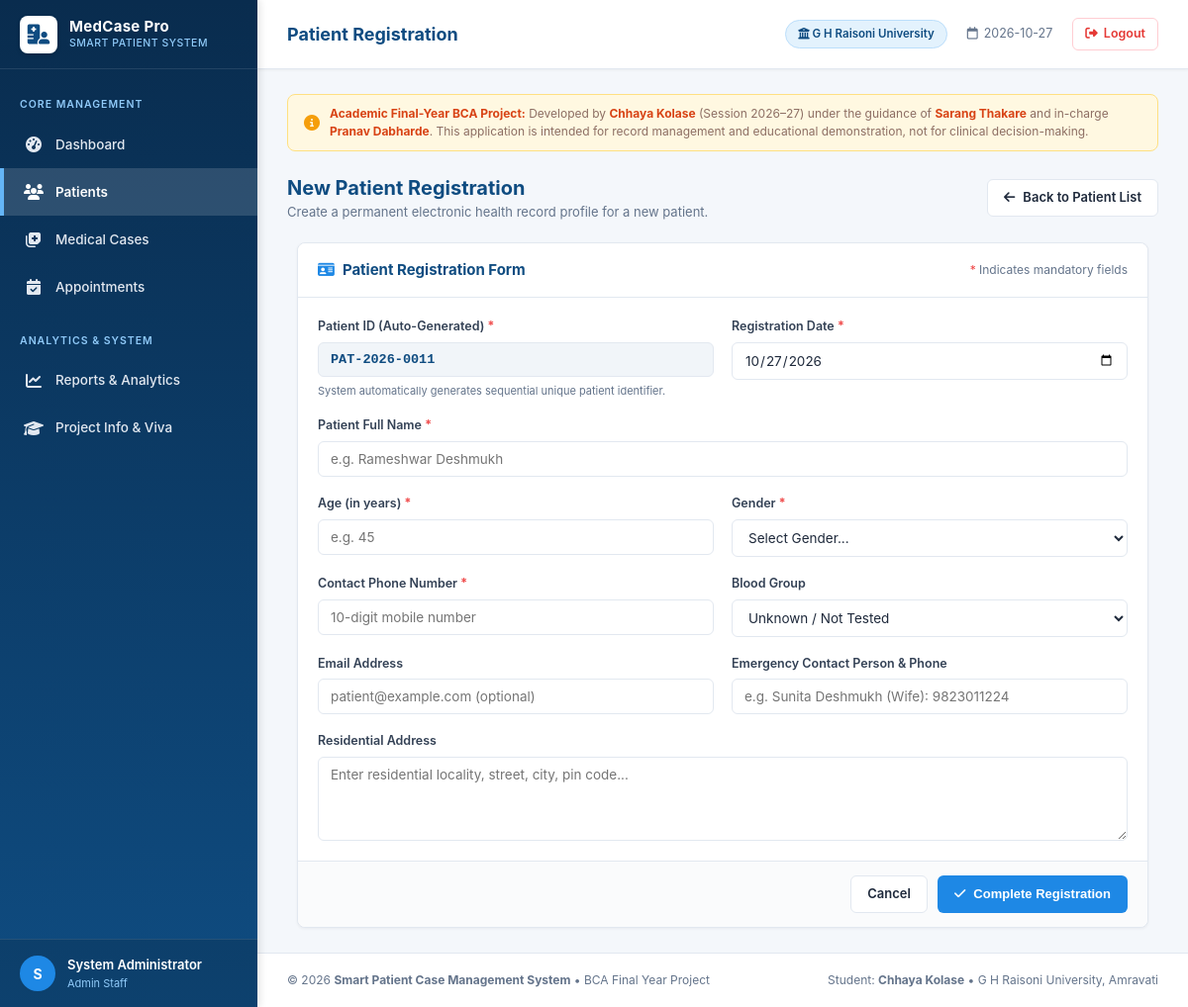
/patients/add (signed in), run on the app's committed database.
### tables this page shows
CREATE TABLE users (
    id INTEGER PRIMARY KEY AUTOINCREMENT,
    username TEXT UNIQUE NOT NULL,
    password_hash TEXT NOT NULL,
    full_name TEXT NOT NULL,
    role TEXT NOT NULL DEFAULT 'Staff',
    email TEXT,
    created_at TIMESTAMP DEFAULT CURRENT_TIMESTAMP
);

### app.py (the view, shortened to what this page needs)
@app.route("/patients/add", methods=["GET", "POST"])
@login_required
def add_patient_view():
    auto_id = generate_patient_id()
    return render_template("add_patient.html", auto_id=auto_id, form_data={}, today_str=datetime.now().strftime("%Y-%m-%d"))

### app.py (called while the page is built)
def login_required(f):
    @wraps(f)
    def decorated_function(*args, **kwargs):
        if "user_id" not in session:
            flash("Please sign in to access the Smart Patient Case Management System.", "warning")
            return redirect(url_for("login", next=request.url))
        return f(*args, **kwargs)
    return decorated_function

@app.context_processor
def inject_global_data():
    current_user = None
    if "user_id" in session:
        current_user = get_user_by_id(session["user_id"])
    return {
        "current_user": current_user,
        "current_year": datetime.now().year,
        "today_str": datetime.now().strftime("%Y-%m-%d"),
        "project_info": {
            "title": "Smart Patient Case Management System",
            "student_name": "Chhaya Kolase",
            "course": "BCA (Bachelor of Computer Applications)",
            "university": "G H Raisoni University, Amravati",
            "semester": "Semester V",
            "session": "2026–27",
            "guide": "Sarang Thakare",
            "incharge": "Pranav Dabharde",
        }
    }

### database.py (called while the page is built)
def get_db_connection():
    conn = sqlite3.connect(DB_PATH)
    conn.row_factory = sqlite3.Row
    conn.execute("PRAGMA foreign_keys = ON")
    return conn

def get_user_by_id(user_id):
    conn = get_db_connection()
    user = conn.execute(
        "SELECT * FROM users WHERE id = ?", (user_id,)
    ).fetchone()
    conn.close()
    return user

def generate_patient_id():
    current_year = datetime.now().year
    prefix = f"PAT-{current_year}-"
    conn = get_db_connection()
    cursor = conn.cursor()
    cursor.execute(
        "SELECT patient_id FROM patients WHERE patient_id LIKE ? ORDER BY id DESC LIMIT 1",
        (f"{prefix}%",),
    )
    last_record = cursor.fetchone()
    conn.close()
    if last_record and last_record["patient_id"]:
        try:
            last_seq = int(last_record["patient_id"].split("-")[-1])
            new_seq = last_seq + 1
        except (ValueError, IndexError):
            new_seq = 1
    else:
        new_seq = 1
    return f"{prefix}{new_seq:04d}"

### templates/add_patient.html (shortened to what this page needs)
{% extends "base.html" %}
{% block page_title %}Patient Registration{% endblock %}
{% block content %}
<div class="toolbar">
  <div>
    <h2 style="font-size: 20px; font-weight: 700; color: #0f4c81;">New Patient Registration</h2>
    <p style="color: #64748b; font-size: 13px;">Create a permanent electronic health record profile for a new patient.</p>
  </div>
  <div>
    <a href="{{ url_for('patients') }}" class="btn btn-secondary">
      <i class="fa-solid fa-arrow-left"></i> Back to Patient List
    </a>
  </div>
</div>
<div class="card" style="max-width: 860px; margin: 0 auto;">
  <div class="card-header">
    <div class="card-title">
      <i class="fa-solid fa-id-card" style="color: #1e88e5;"></i>
      <span>Patient Registration Form</span>
    </div>
    <span style="font-size: 12px; color: #64748b;"><span class="required" style="color: #ef4444;">*</span> Indicates mandatory fields</span>
  </div>
  <form method="POST" action="{{ url_for('add_patient_view') }}">
    <div class="card-body">
      <div class="form-grid">
        <div class="form-group">
          <label for="patient_id">
            Patient ID (Auto-Generated) <span class="required">*</span>
          </label>
          <input
            type="text"
            id="patient_id"
            name="patient_id"
            class="form-control"
            value="{{ form_data.get('patient_id', auto_id) }}"
            readonly
            style="background-color: #f1f5f9; font-weight: 700; color: #0f4c81; font-family: monospace;"
          >
          <small style="color: #64748b; font-size: 11px;">System automatically generates sequential unique patient identifier.</small>
        </div>
        <div class="form-group">
          <label for="registered_at">
            Registration Date <span class="required">*</span>
          </label>
          <input
            type="date"
            id="registered_at"
            name="registered_at"
            class="form-control"
            value="{{ form_data.get('registered_at', today_str) }}"
            required
          >
        </div>
        <div class="form-group form-group-full">
          <label for="name">
            Patient Full Name <span class="required">*</span>
          </label>
          <input
            type="text"
            id="name"
            name="name"
            class="form-control"
            placeholder="e.g. Rameshwar Deshmukh"
            value="{{ form_data.get('name', '') }}"
            required
            autofocus
          >
        </div>
        <div class="form-group">
          <label for="age">
            Age (in years) <span class="required">*</span>
          </label>
          <input
            type="number"
            id="age"
            name="age"
            class="form-control"
            placeholder="e.g. 45"
            min="0"
            max="125"
            value="{{ form_data.get('age', '') }}"
            required
          >
        </div>
        <div class="form-group">
          <label for="gender">
            Gender <span class="required">*</span>
          </label>
          <select id="gender" name="gender" class="form-control" required>
            <option value="" disabled {% if not form_data.get('gender') %}selected{% endif %}>Select Gender...</option>
          </select>
        </div>
        <div class="form-group">
          <label for="phone">
            Contact Phone Number <span class="required">*</span>
          </label>
          <input
            type="tel"
            id="phone"
            name="phone"
            class="form-control"
            placeholder="10-digit mobile number"
            value="{{ form_data.get('phone', '') }}"
            required
          >
        </div>
        <div class="form-group">
          <label for="blood_group">Blood Group</label>
          <select id="blood_group" name="blood_group" class="form-control">
            <option value="">Unknown / Not Tested</option>
          </select>
        </div>
        <div class="form-group">
          <label for="email">Email Address</label>
          <input
            type="email"
            id="email"
            name="email"
            class="form-control"
            placeholder="patient@example.com (optional)"
            value="{{ form_data.get('email', '') }}"
          >
        </div>
        <div class="form-group">
          <label for="emergency_contact">Emergency Contact Person & Phone</label>
          <input
            type="text"
            id="emergency_contact"
            name="emergency_contact"
            class="form-control"
            placeholder="e.g. Sunita Deshmukh (Wife): 9823011224"
            value="{{ form_data.get('emergency_contact', '') }}"
          >
        </div>
        <div class="form-group form-group-full">
          <label for="address">Residential Address</label>
          <textarea
            id="address"
            name="address"
            class="form-control"
            placeholder="Enter residential locality, street, city, pin code..."
            rows="2"
          >{{ form_data.get('address', '') }}</textarea>
        </div>
      </div>
    </div>
    <div class="card-footer">
      <a href="{{ url_for('patients') }}" class="btn btn-secondary">Cancel</a>
      <button type="submit" class="btn btn-primary">
        <i class="fa-solid fa-check"></i> Complete Registration
      </button>
    </div>
  </form>
</div>
{% endblock %}

### templates/base.html (shortened to what this page needs)
<!DOCTYPE html>
<html lang="en">
<head>
  <link rel="stylesheet" href="{{ url_for('static', filename='css/style.css') }}">
  <link rel="stylesheet" href="https://cdnjs.cloudflare.com/ajax/libs/font-awesome/6.4.0/css/all.min.css" />
</head>
<body>
  <div class="app-container">
    <aside class="sidebar" id="sidebar">
      <div class="sidebar-header">
        <a href="{{ url_for('dashboard') }}" class="brand-logo">
          <div class="brand-icon"><i class="fa-solid fa-hospital-user"></i></div>
          <div>
            <div class="brand-title">MedCase Pro</div>
            <div class="brand-subtitle">Smart Patient System</div>
          </div>
        </a>
      </div>
      <nav class="sidebar-nav">
        <div class="nav-section-title">Core Management</div>
        <a href="{{ url_for('dashboard') }}" class="nav-item {% if request.endpoint == 'dashboard' %}active{% endif %}">
          <span class="nav-icon"><i class="fa-solid fa-gauge-high"></i></span>
          <span>Dashboard</span>
        </a>
        <a href="{{ url_for('patients') }}" class="nav-item {% if 'patient' in request.endpoint and request.endpoint != 'medical_cases' %}active{% endif %}">
          <span class="nav-icon"><i class="fa-solid fa-users"></i></span>
          <span>Patients</span>
        </a>
        <a href="{{ url_for('medical_cases') }}" class="nav-item {% if 'case' in request.endpoint %}active{% endif %}">
          <span class="nav-icon"><i class="fa-solid fa-notes-medical"></i></span>
          <span>Medical Cases</span>
        </a>
        <a href="{{ url_for('appointments') }}" class="nav-item {% if request.endpoint == 'appointments' %}active{% endif %}">
          <span class="nav-icon"><i class="fa-solid fa-calendar-check"></i></span>
          <span>Appointments</span>
        </a>
        <div class="nav-section-title" style="margin-top: 15px;">Analytics & System</div>
        <a href="{{ url_for('reports') }}" class="nav-item {% if request.endpoint == 'reports' %}active{% endif %}">
          <span class="nav-icon"><i class="fa-solid fa-chart-line"></i></span>
          <span>Reports & Analytics</span>
        </a>
        <a href="{{ url_for('about') }}" class="nav-item {% if request.endpoint == 'about' %}active{% endif %}">
          <span class="nav-icon"><i class="fa-solid fa-graduation-cap"></i></span>
          <span>Project Info & Viva</span>
        </a>
      </nav>
      {% if current_user %}
      <div class="sidebar-footer">
        <div class="user-badge">
          <div class="user-avatar">
            {{ current_user['full_name'][0]|upper }}
          </div>
          <div class="user-meta">
            <div class="user-name">{{ current_user['full_name'] }}</div>
            <div class="user-role">{{ current_user['role'] }} Staff</div>
          </div>
        </div>
      </div>
      {% endif %}
    </aside>
    <div class="main-wrapper">
      <header class="topbar">
        <div class="topbar-left">
          <div class="page-headline">
            {% block page_title %}Smart Patient Case Management System{% endblock %}
          </div>
        </div>
        <div class="topbar-right">
          <div class="academic-badge">
            <i class="fa-solid fa-university"></i> G H Raisoni University
          </div>
          <div class="header-date">
            <i class="fa-regular fa-calendar"></i>
            <span>{{ today_str }}</span>
          </div>
          {% if current_user %}
          <a href="{{ url_for('logout') }}" class="logout-link">
            <i class="fa-solid fa-right-from-bracket"></i> Logout
          </a>
          {% endif %}
        </div>
      </header>
      <main class="page-content">
        <div class="educational-banner no-print">
          <i class="fa-solid fa-circle-info" style="font-size: 16px; color: #f59e0b;"></i>
          <div>
            <strong>Academic Final-Year BCA Project:</strong> Developed by <strong>{{ project_info.student_name }}</strong> (Session {{ project_info.session }}) under the guidance of <strong>{{ project_info.guide }}</strong> and in-charge <strong>{{ project_info.incharge }}</strong>. This application is intended for record management and educational demonstration, not for clinical decision-making.
          </div>
        </div>
        {% block content %}{% endblock %}
      </main>
      <footer class="app-footer no-print">
        <div>
          &copy; {{ current_year }} <strong>Smart Patient Case Management System</strong> &bull; BCA Final Year Project
        </div>
        <div>
          Student: <strong>Chhaya Kolase</strong> &bull; G H Raisoni University, Amravati
        </div>
      </footer>
    </div>
  </div>
</body>
</html>

### data on the page
users: full_name "S", full_name "System Administrator", role "Admin"

### other printed values
{{ project_info.student_name }} "Chhaya Kolase"
{{ project_info.session }} "2026–27"
{{ project_info.guide }} "Sarang Thakare"
{{ project_info.incharge }} "Pranav Dabharde"
